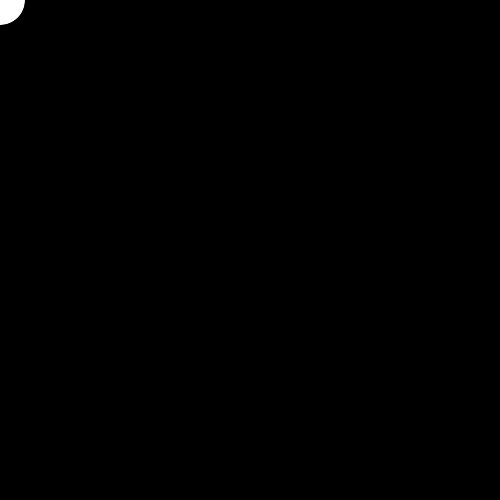
Frame 1 (no input)
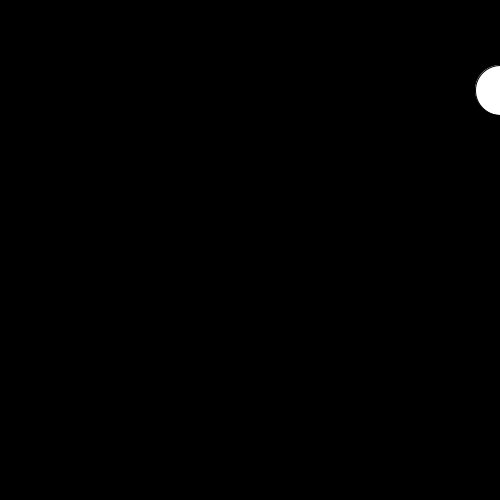
Frame 60 (the mouse pressed at the canvas centre just before this capture)
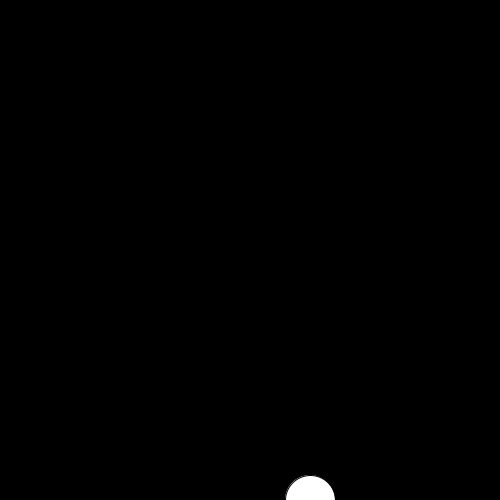
Frame 120 (the mouse held since frame 60 and released just before this capture)

The Processing sketch that drew these frames (run headless with seeded random() and noise(); from frame 60 on, the mouse is pressed at the canvas centre):

// Processing sketch: rotatingCircle
// ── rotatingCircle.pde
//variables
final int circleDiameter = 50;
final color backgroundColor = color(0);

int circleX = 0;
int circleY = 0;

void setup() {
  size(500, 500);
  //circleX = 0;
  //circleY = 0;
  fill(255);
}

void draw() {
  background(backgroundColor); 
  ellipse(circleX, circleY, circleDiameter, circleDiameter);

  if (circleX < width && circleY == 0) {
    circleX += 10;
  } else if (circleX > 0 && circleY == height) {
    circleX -= 10;
  } else if (circleX == width && circleY < height) {
    circleY += 10;
  } else if (circleX == 0 && circleY > 0) {
    circleY -= 10;
  }
}
